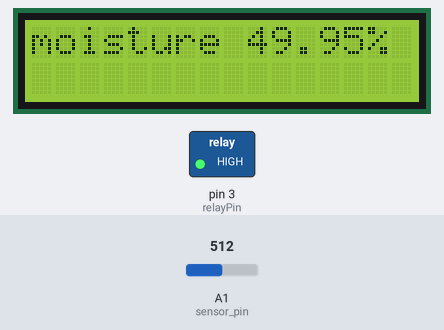
This sketch was run on a simulated Arduino Uno, built with avr-gcc and run on an emulated ATmega328P. On the bench: 16×2 character LCD, switched loads named in the sketch (green lamp = pin HIGH). The inputs (shaded band) are chosen by the test bench; at power-on: A1 (sensor_pin) = 512. What the sketch prints to the serial monitor is not drawn.

Above: at 6.2 s.
6.3 s: A1 (sensor_pin) set to 605
At 8.1 s:
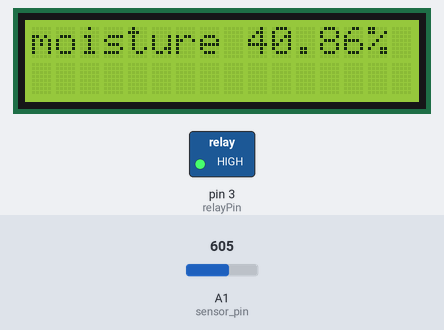
12.2 s: A1 (sensor_pin) set to 622
At 13.6 s:
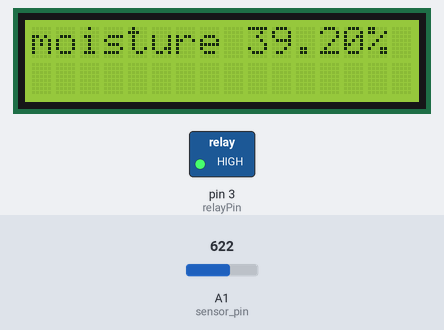
14.8 s: A1 (sensor_pin) set to 511
At 20.8 s:
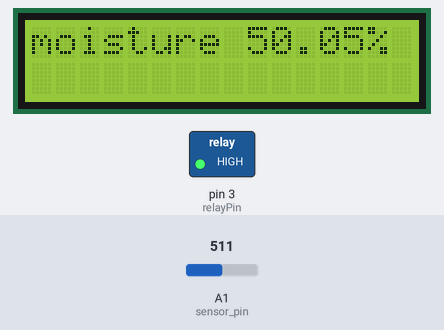
Timing chart, 0 to 22.3 s (numbered marks = the images above; inputs shaded):
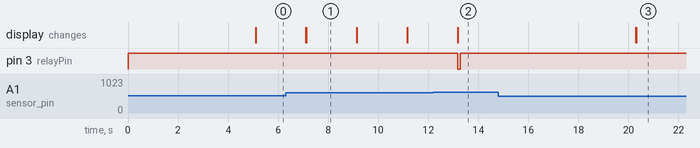

The sketch:

Robot_Gardener_project_code_2.ino
```cpp
#include <Wire.h>
#include <LiquidCrystal_I2C.h>

byte smile[8] = {
  B00000,
  B00000,
  B01010,
  B00000,
  B10001,
  B01110,
  B00000,
  B00000
};

// Set the LCD address to 0x27 for a 16 chars and 2 line display
LiquidCrystal_I2C lcd(0x27, 16, 2);

// initialize the pins:
int relayPin = 3;
const int sensor_pin = A1;


void setup() {

  Serial.begin(9600);

  pinMode(relayPin,OUTPUT); //output pin for relay board, this will sent signal to the relay
  digitalWrite(relayPin,HIGH);

  lcd.init();// initialize the LCD
  lcd.setBacklight(1); // Turn on the blacklight and print a message.
  lcd.createChar(0, smile);

  lcd.setCursor(0, 0);
  lcd.print("Hi ");
  lcd.write(byte(0));// Display the custom character 0, the smile

  lcd.setCursor(0, 1);
  lcd.print("I'm the gardener");

  delay(5000);
  lcd.clear();


}

void loop() {

  float moisture_percentage = 0;
  int moisture = 0;

  //calculate the moisture of soil that comes from the sensor to the percentage
  moisture = analogRead(sensor_pin);
  moisture_percentage = ( 100 - ( (moisture/1023.00) * 100 ) );

  //print moisture_percentage to serial monitor
  Serial.print("Moisture Percentage = ");
  Serial.print(moisture_percentage);
  Serial.print("%\n\n");

  //print moisture_percentage to LCD display
  lcd.setCursor(0, 0);
  lcd.print("moisture ");
  lcd.print(moisture_percentage);
  lcd.print("%");


  //If the soil moisture is less than acceptable, turn on the pump until it returns to the acceptable degree
  while(moisture_percentage < 40){

      digitalWrite(relayPin,LOW); //low to proving signal and water
      Serial.println("Low moisture, needs watering.."); // for testing
      delay(100);

      digitalWrite(relayPin,HIGH); //HIGH to stop the signal and water
      delay(5000);

      moisture = analogRead(sensor_pin); // read the moisture of soil again to sure the plant got enough water
      moisture_percentage = ( 100 - ( (moisture/1023.00) * 100 ) );

  }
  delay(2000);
  lcd.clear(); // clear the display unit

}
```

Measured:
- after the input at 6.3 s, the display: first differs from a run without the input after 0.83 s (image 1)
- after the input at 12.2 s, pin 3 (relayPin): HIGH → LOW after 0.99 s, → HIGH 0.10 s later; the display: first differs from a run without the input after 0.99 s (image 2)
- after the input at 14.8 s, pin 3 (relayPin): stops changing and stays HIGH; the display: first changes after 5.5 s (image 3 shows a later state)
- what the display in image 1 shows lasts 2.0 s, from 7.1 s to 9.1 s
